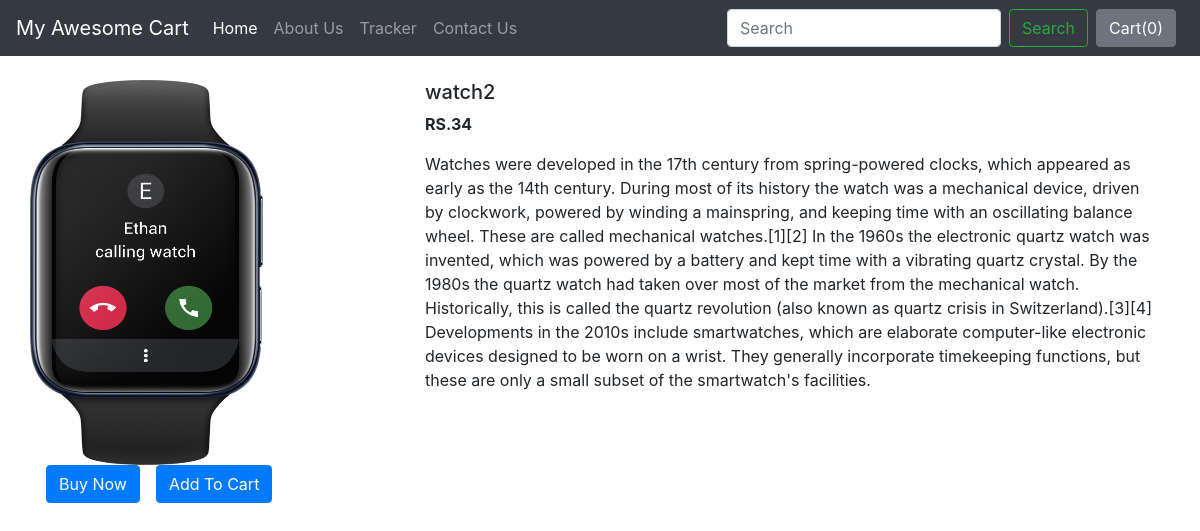
Page /shop/products/5 on the committed database.
### shop/models.py (models this page shows)
class Product(models.Model):
    product_id = models.AutoField
    product_name = models.CharField(max_length=50)
    category = models.CharField(max_length=50, default="")
    subcategory = models.CharField(max_length=50, default="")
    price = models.IntegerField(default=0)
    desc = models.CharField(max_length=1000)
    pub_date = models.DateField()
    image = models.ImageField(upload_to="shop/images", default="")
    def __str__(self):
        return self.product_name

### shop/views.py (the view)
# urls.py: path('products/<int:myid>', views.productview, name="ProductView"),
def productview(request, myid):
    product = Product.objects.filter(id=myid)
    print(product)
    return render(request, 'shop/prodView.html', {"product": product[0]})

### shop/templates/shop/prodView.html (shortened to what this page needs)
{% extends 'shop/basic.html' %}
{% block body %}
<div class="container my-4">
    <div class="row">
    <div class="col-md-4">
    <div class="row">
       <img src="/media//{{product.image}}" width="233px" height="385px">
    </div>
    <div class="row">
        <button class="btn btn-primary mx-3"> Buy Now</button>
        <button class="btn btn-primary "> Add To Cart</button>
    </div>
        </div>
    <div class="col-md-8">
        <h5>{{product.product_name}}</h5>
        <p><b>RS.{{product.price}}</b></p>
        <p>{{product.desc}}</p>
    </div>
        </div>
</div>
{% endblock %}

### rows in the picture
Product: image (picture), product_name "watch2", price "34", desc "Watches were developed in the 17th century from spring-powered clocks, which appeared as early as the 14th century. During most of its history the watch was a mechanical device, driven by clockwork, powered by winding a mainspring, and keeping time with an oscillating balance wheel. These are called mechanical watches.[1][2] In the 1960s the electronic quartz watch was invented, which was powered by a battery and kept time with a vibrating quartz crystal. By the 1980s the quartz watch had taken over most of the market from the mechanical watch. Historically, this is called the quartz revolution (also known as quartz crisis in Switzerland).[3][4] Developments in the 2010s include…"
